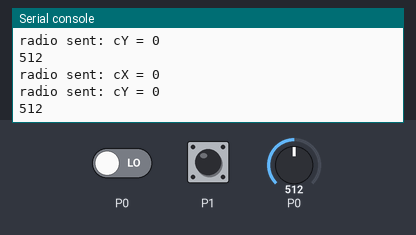
Recording of a program running on a simulated BBC micro:bit (MakeCode). On the bench: the last lines printed to the serial console. The inputs (shaded band) are chosen by the test bench; at power-on: P0 = 512, P0 LOW, P1 LOW (analog values on the 0–1023 scale). No radio messages arrive unless stated (any console line starting 'radio sent:' is added by the test bench).

Above: at 1.2 s.
1.3 s: P0 set to 716
At 2.3 s:
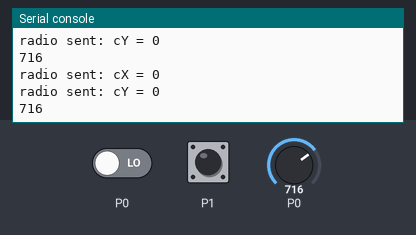
2.8 s: P0 driven HIGH
4.3 s: P1 pulled HIGH for 0.15 s
5.9 s: P0 set to 900
At 6.6 s:
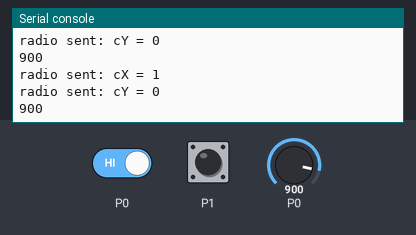
Timing chart, 0 to 8.4 s (numbered marks = the images above; inputs shaded):
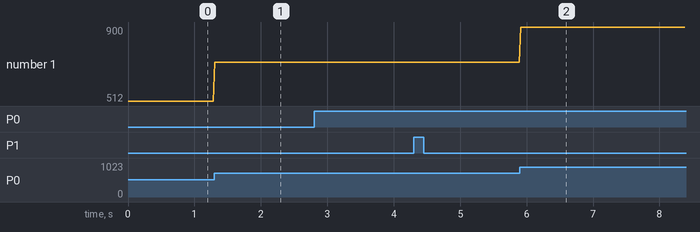

Measured:
- after the input at 1.3 s, the serial console: prints a new line at once (image 1)
- after the input at 5.9 s, the serial console: prints a new line at once (image 2)
- plotted number 1: 512 → 716 after the input at 1.3 s, 716 → 900 after the input at 5.9 s

The program:

main.ts
```typescript
serial.redirectToUSB()
radio.setGroup(212)
basic.forever(function () {
    radio.sendValue("cX", pins.digitalReadPin(DigitalPin.P0))
    radio.sendValue("cY", pins.digitalReadPin(DigitalPin.P1))
    serial.writeLine("" + (pins.analogReadPin(AnalogPin.P0)))
})
```

test.ts
```typescript
// tests gaan hier; deze zal niet worden gecompileerd wanneer dit pakket wordt gebruikt als extensie.
```
